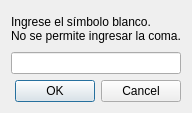
<?xml version="1.0" encoding="UTF-8"?>
<ui version="4.0">
 <class>DialogBlank</class>
 <widget class="QDialog" name="DialogBlank">
  <property name="geometry">
   <rect>
    <x>0</x>
    <y>0</y>
    <width>180</width>
    <height>113</height>
   </rect>
  </property>
  <property name="windowTitle">
   <string>Seleccionar Blanco</string>
  </property>
  <layout class="QVBoxLayout" name="verticalLayout">
   <item>
    <widget class="QLabel" name="label">
     <property name="text">
      <string>Ingrese el símbolo blanco. 
No se permite ingresar la coma.</string>
     </property>
    </widget>
   </item>
   <item>
    <widget class="QLineEdit" name="le_blank">
     <property name="maxLength">
      <number>1</number>
     </property>
    </widget>
   </item>
   <item>
    <widget class="QDialogButtonBox" name="buttonBox">
     <property name="orientation">
      <enum>Qt::Horizontal</enum>
     </property>
     <property name="standardButtons">
      <set>QDialogButtonBox::Cancel|QDialogButtonBox::Ok</set>
     </property>
    </widget>
   </item>
  </layout>
 </widget>
 <resources/>
 <connections>
  <connection>
   <sender>buttonBox</sender>
   <signal>accepted()</signal>
   <receiver>DialogBlank</receiver>
   <slot>accept()</slot>
   <hints>
    <hint type="sourcelabel">
     <x>248</x>
     <y>254</y>
    </hint>
    <hint type="destinationlabel">
     <x>157</x>
     <y>274</y>
    </hint>
   </hints>
  </connection>
  <connection>
   <sender>buttonBox</sender>
   <signal>rejected()</signal>
   <receiver>DialogBlank</receiver>
   <slot>reject()</slot>
   <hints>
    <hint type="sourcelabel">
     <x>316</x>
     <y>260</y>
    </hint>
    <hint type="destinationlabel">
     <x>286</x>
     <y>274</y>
    </hint>
   </hints>
  </connection>
 </connections>
</ui>
